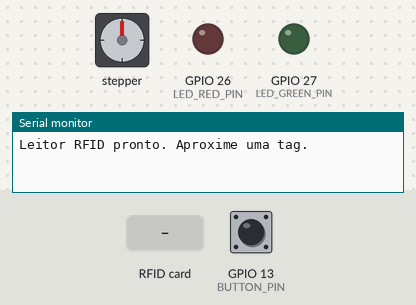
Bench run of a program on a simulated ESP32. Parts: stepper motor, output pins drawn as LEDs (lit = HIGH), the last lines printed to the serial monitor. Wiring (inferred from the names in the program): stepper motor (2048 steps per turn assumed): coils GPIO 25, GPIO 14, GPIO 32, GPIO 33. The inputs (shaded band) are chosen by the test bench; at power-on: GPIO 13 (BUTTON_PIN) HIGH.

Above: at 1.2 s.
1.3 s: RFID card 00 00 00 00 held to the reader
At 1.8 s:
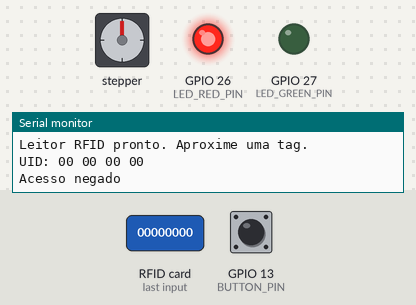
5.9 s: RFID card 5E 7A 19 C4 held to the reader
At 9.1 s:
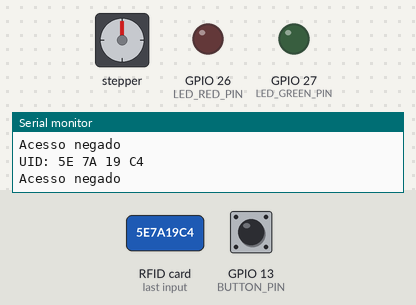
Timing chart, 0 to 10.6 s (numbered marks = the images above; inputs shaded):
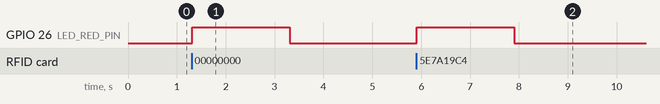

Measured:
- after the input at 1.3 s, GPIO 26 (LED_RED_PIN): LOW → HIGH at once, → LOW 2.0 s later
- after the input at 5.9 s, GPIO 26 (LED_RED_PIN): LOW → HIGH at once, → LOW 2.0 s later

The program:

main.cpp
```cpp
#include <Arduino.h>
#include <SPI.h>
#include <MFRC522.h>
#include <Stepper.h>

// RC522 wiring documented for the ESP32 DOIT DevKit V1.
constexpr uint8_t RFID_SS_PIN = 5;
constexpr uint8_t RFID_RST_PIN = 22;
constexpr uint8_t RFID_SCK_PIN = 18;
constexpr uint8_t RFID_MISO_PIN = 19;
constexpr uint8_t RFID_MOSI_PIN = 23;

// Button remains enabled; GPIO 27 is used by the green LED in the gate circuit.
constexpr uint8_t BUTTON_PIN = 13;
constexpr unsigned long BUTTON_DEBOUNCE_MS = 35;

constexpr uint8_t LED_GREEN_PIN = 27;
constexpr uint8_t LED_RED_PIN = 26;
constexpr uint8_t MOTOR_IN1_PIN = 25;
constexpr uint8_t MOTOR_IN2_PIN = 14;
constexpr uint8_t MOTOR_IN3_PIN = 32;
constexpr uint8_t MOTOR_IN4_PIN = 33;
constexpr int STEPS_PER_REVOLUTION = 2048;

MFRC522 rfid(RFID_SS_PIN, RFID_RST_PIN);
// Arduino Stepper order for a 28BYJ-48: IN1, IN3, IN2, IN4.
Stepper motor(STEPS_PER_REVOLUTION, MOTOR_IN1_PIN, MOTOR_IN3_PIN,
              MOTOR_IN2_PIN, MOTOR_IN4_PIN);

// Set these bytes to your card UID, then enable authorization.
constexpr bool AUTHORIZED_UID_CONFIGURED = false;
const byte AUTHORIZED_UID[] = {0x00, 0x00, 0x00, 0x00};

bool isAuthorizedCard() {
  if (!AUTHORIZED_UID_CONFIGURED || rfid.uid.size != sizeof(AUTHORIZED_UID)) {
    return false;
  }

  for (byte i = 0; i < rfid.uid.size; ++i) {
    if (rfid.uid.uidByte[i] != AUTHORIZED_UID[i]) {
      return false;
    }
  }
  return true;
}

void printCardUid() {
  Serial.print("UID: ");
  for (byte i = 0; i < rfid.uid.size; ++i) {
    if (i > 0) Serial.print(' ');
    if (rfid.uid.uidByte[i] < 0x10) Serial.print('0');
    Serial.print(rfid.uid.uidByte[i], HEX);
  }
  Serial.println();
}

void releaseMotor() {
  digitalWrite(MOTOR_IN1_PIN, LOW);
  digitalWrite(MOTOR_IN2_PIN, LOW);
  digitalWrite(MOTOR_IN3_PIN, LOW);
  digitalWrite(MOTOR_IN4_PIN, LOW);
}

void runMotorCycle() {
  motor.step(STEPS_PER_REVOLUTION);
  delay(1000);
  motor.step(-STEPS_PER_REVOLUTION);
  releaseMotor();
}

void setup() {
  Serial.begin(115200);

  pinMode(BUTTON_PIN, INPUT_PULLUP);
  pinMode(LED_GREEN_PIN, OUTPUT);
  pinMode(LED_RED_PIN, OUTPUT);
  pinMode(MOTOR_IN1_PIN, OUTPUT);
  pinMode(MOTOR_IN2_PIN, OUTPUT);
  pinMode(MOTOR_IN3_PIN, OUTPUT);
  pinMode(MOTOR_IN4_PIN, OUTPUT);

  digitalWrite(LED_GREEN_PIN, LOW);
  digitalWrite(LED_RED_PIN, LOW);
  releaseMotor();

  motor.setSpeed(10);
  SPI.begin(RFID_SCK_PIN, RFID_MISO_PIN, RFID_MOSI_PIN, RFID_SS_PIN);
  rfid.PCD_Init();

  Serial.println("Leitor RFID pronto. Aproxime uma tag.");
}

void loop() {
  static int lastButtonReading = HIGH;
  static int debouncedButtonState = HIGH;
  static unsigned long lastButtonChangeMs = 0;

  const int buttonReading = digitalRead(BUTTON_PIN);
  const unsigned long now = millis();

  if (buttonReading != lastButtonReading) {
    lastButtonReading = buttonReading;
    lastButtonChangeMs = now;
  }

  if (buttonReading != debouncedButtonState &&
      now - lastButtonChangeMs >= BUTTON_DEBOUNCE_MS) {
    debouncedButtonState = buttonReading;
    if (debouncedButtonState == LOW) {
      Serial.println("BOTAO_PRESSIONADO");
    }
  }

  if (!rfid.PICC_IsNewCardPresent() || !rfid.PICC_ReadCardSerial()) {
    return;
  }

  printCardUid();
  const bool authorized = isAuthorizedCard();

  if (authorized) {
    Serial.println("Acesso autorizado");
    digitalWrite(LED_GREEN_PIN, HIGH);
    digitalWrite(LED_RED_PIN, LOW);

    Serial.println("Motor: ida e volta");
    runMotorCycle();
  } else {
    Serial.println("Acesso negado");
    digitalWrite(LED_GREEN_PIN, LOW);
    digitalWrite(LED_RED_PIN, HIGH);
  }

  delay(2000);
  digitalWrite(LED_GREEN_PIN, LOW);
  digitalWrite(LED_RED_PIN, LOW);
  rfid.PICC_HaltA();
  rfid.PCD_StopCrypto1();
}
```
